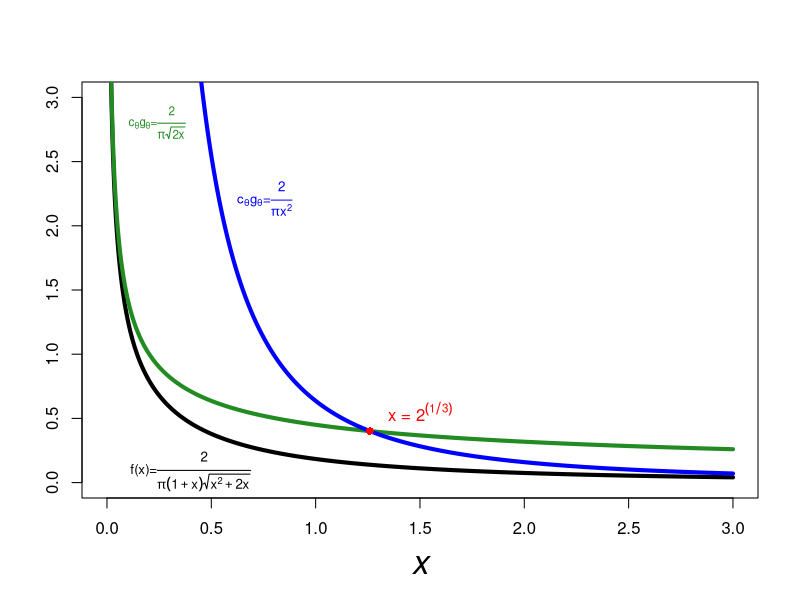
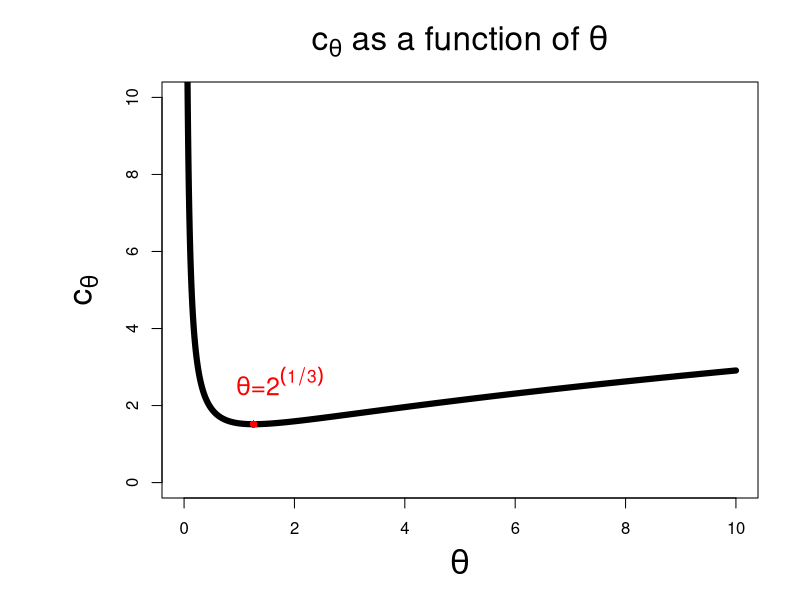

The R source for these figures, in order: (Note: this script raises an error after producing the figures.)
#################     HW3_1       ########################
##########################################################

#### HW3_1_a ####
xseq <- seq(0, 3, length=10000)[-1]
fx <- function(x){2/(pi*(1+x)*sqrt(x^2+2*x))}
cg1 <- function(x){2/(pi*sqrt(2*x))}
cg2 <- function(x){2/(pi*x^2)}
plot(xseq, y=fx(xseq), ylim=c(0,3), type="l", lwd=4, ylab= " ", 
     xlab = expression(italic(x)), cex.lab=2)
lines(xseq, y= cg1(xseq), col="forestgreen", lwd=4)
lines(xseq, y= cg2(xseq), col="blue", lwd=4)
a=2^(1/3)
points(a, y= cg1(a),col="red", pch=16)
#points(a, y= 2/(pi*a^2),col="orange", pch=16)

text( 1.5, y= 2/(pi*a^2), cex=1, pos= 3.4, labels = expression(paste("x = ", 2^(1/3))), 
                                                                 font=4, col="red")

text( 0.4, -0.15, cex=0.8, pos= 3.4, 
      labels = expression(paste("f(x)", "=", frac(2, pi*(1+x)*sqrt(x^2 + 2*x)))),  font=4)

text( 0.24, 2.6, cex=0.7, pos= 3.4, 
      labels = expression(paste(c[theta],g[theta], "=", 
                                frac(2, pi*sqrt(2*x)))),  font=4, col="forestgreen")

text( 0.755, 2, cex=0.8, pos= 3.4, 
      labels = expression(paste(c[theta],g[theta], "=", 
                                frac(2, pi*x^2))),  font=4, col="blue")

### HW3_1_b ###
theta = NULL
c_theta <- function(theta){(2/pi)*(sqrt(2*theta)+(1/theta))}
tseq <- seq(0, 10, length=10000)[-1]
mar.default <- c(5,4,4,2) + 0.1
par(mar = mar.default + c(0, 4, 0, 0)) 
plot(tseq, c_theta(tseq), xlim=c(0, 10), ylim=c(0,10), cex.lab=2, 
     xlab = expression(theta), ylab = expression(c[theta]), type = "l", lwd=6,
     main=expression(paste(c[theta], " ", "as a function of ", theta)), cex.main=2)
points(a, c_theta(a), col="red", pch=16, cex=1)
text(a-0.5, c_theta(a)+1, cex=1.5, pos = 4, col='red',
     labels=expression(paste(theta, "=", 2^(1/3)))) 
min(c_theta(tseq))
a=2^(1/3) #1.515856
c_theta(a) #1.515856

### HW3_1_c ###
  x <- NULL
cgx <- function(x, theta=a){
  if (x <= theta) {
    aa <- cg1(x)
    
  } else {
    aa <- cg2(x)
  }
  return(aa)
}

goverf <- function(x, theta=a){
  if (x <= theta) {
    aa <- cg1(x)/fx(x)
    
  } else {
    aa <- cg2(x)/fx(x)
  }
  return(aa)
}

nsims=500
# guesses=list()
iter <- NULL
solutions <- NULL
set.seed(2211)
random <- runif(1000)


for(n in 1:nsims){
  
  x0 <- 0.5
  x1 <- NULL
  i <- 1
  N=2000
  p <- NULL
  
  u <- random[n]
  
  while(i <= N){
    x1 <- x0 - (c_theta(a) - u)/cgx(x0)
    p[i] =x1
    i = i+1
    if(abs(x1 - x0) < 0.05) {break}
    x0 = x1
  }
  
  solutions[n] <- x1
  iter[n] <- i
  # guesses[[n]] <- p 
}


set.seed(3456)
xu <- runif(500, 0, 8)
xg <- sapply(xu, cgx)/c_theta(a)
t <- sapply(xg, goverf)
set.seed(1098)
u <- runif(500,0,1)
ut = u*t
sum(ut<=1)/500

mar.default <- c(5,4,4,2) + 0.1
par(mar = mar.default + c(0, 0, 0, 2)) 

hist(xg[ut <=1], prob=T,  ylim=c(0,4), xlim=c(0,3), breaks=seq(0,9, by=0.1), 
     col="gray80", xlab="Accepted Observations", main="Histogram of Accepted Observations")

lines(xseq, y=fx(xseq), lwd=4, col="firebrick")
text( 2.5, 0.16, cex=1, pos= 3.4, 
      labels = expression(paste("f(x)", "=", frac(2, pi*(1+x)*sqrt(x^2 + 2*x)))),  
      font=4, col="firebrick")

#########################################################################################
#########################################################################################


